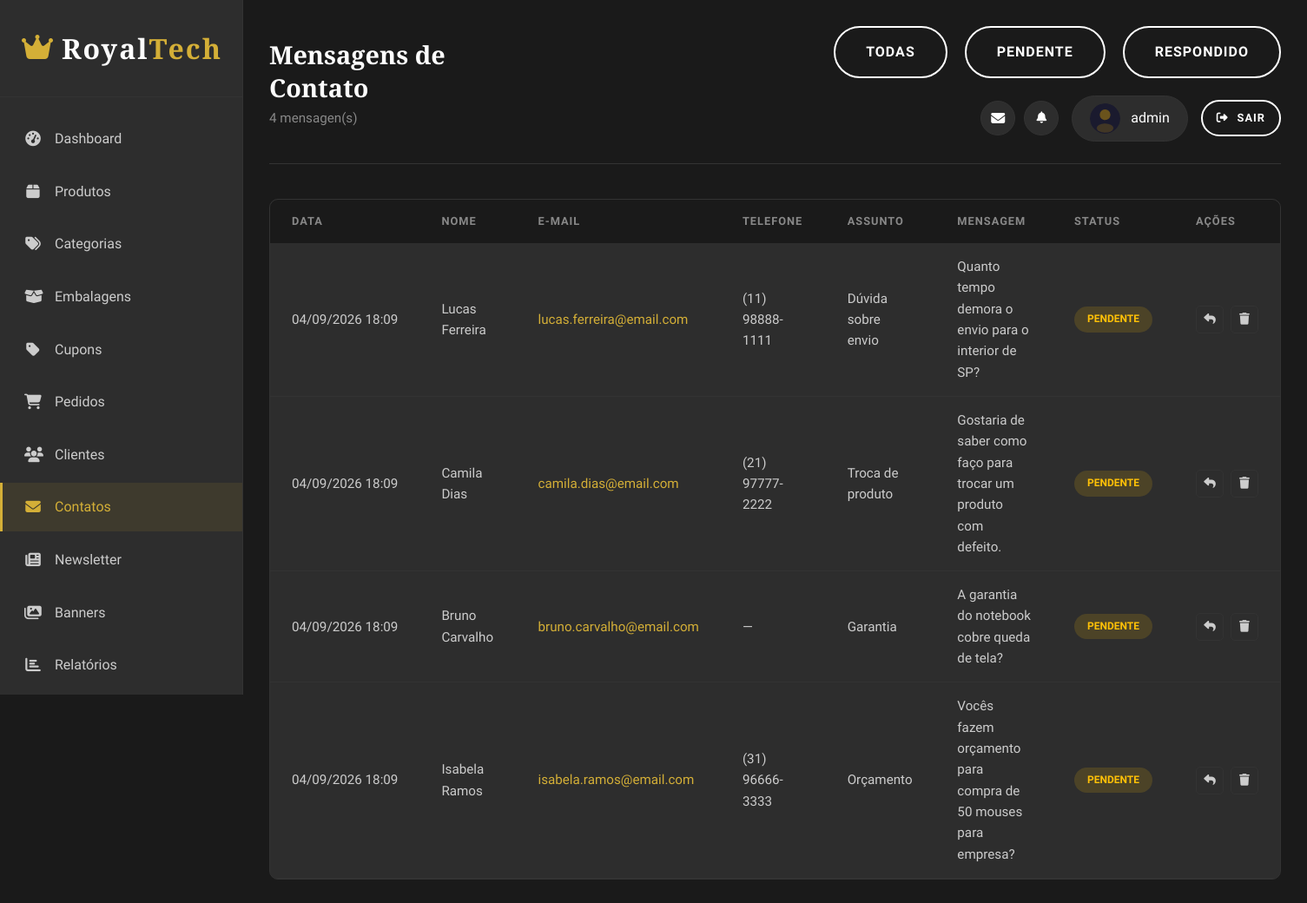
/pages/admin/contacts.php (signed in), run on the app's committed database.
### tables this page shows
CREATE TABLE IF NOT EXISTS e5_contacts (
  id INT PRIMARY KEY AUTO_INCREMENT,
  user_id INT NULL,
  name VARCHAR(80) NOT NULL,
  email VARCHAR(120) NOT NULL,
  phone VARCHAR(20) NULL,
  subject VARCHAR(60) NOT NULL,
  message TEXT NOT NULL,
  status ENUM('pending','answered') NOT NULL DEFAULT 'pending',
  response_message TEXT NULL,
  responded_by INT NULL,
  responded_at TIMESTAMP NULL,
  response_email_status ENUM('sent','failed','skipped') NULL,
  response_email_error TEXT NULL,
  created_at TIMESTAMP DEFAULT CURRENT_TIMESTAMP,
  updated_at TIMESTAMP DEFAULT CURRENT_TIMESTAMP ON UPDATE CURRENT_TIMESTAMP,
  INDEX idx_contacts_email_status (email, status),
  CONSTRAINT fk_contacts_user FOREIGN KEY (user_id) REFERENCES e5_users(id) ON DELETE SET NULL,
  CONSTRAINT fk_contacts_responded_by FOREIGN KEY (responded_by) REFERENCES e5_users(id) ON DELETE SET NULL
);

### includes/contact_functions.php (called while the page is built, shortened)
<?php
$contactSubjectLabels = [
    'support' => 'Suporte Técnico',
    'sales' => 'Vendas',
    'shipping' => 'Frete e Entrega',
    'returns' => 'Trocas e Devoluções',
    'other' => 'Outro',
];
$contactStatusLabels = [
    'pending' => ['label' => 'Pendente', 'class' => 'status-pending'],
    'answered' => ['label' => 'Respondido', 'class' => 'status-active'],
];

### pages/admin/contacts.php (the view, shortened to what this page needs)
<?php
require_once __DIR__ . '/../../includes/contact_functions.php';
$filter = (string) ($_GET['status'] ?? '');
$sql = 'SELECT id, name, email, phone, subject, message, status, created_at FROM e5_contacts';
$params = [];
$sql .= ' ORDER BY created_at DESC';
$stmt = $pdo->prepare($sql);
$stmt->execute($params);
$contacts = $stmt->fetchAll();
?>
<!DOCTYPE html>
<html lang="pt-BR">
<head>
    <?php include 'head_inc.php'; ?>
</head>
<body>
    <div class="admin-wrapper">
        <?php $activePage = 'contacts'; include 'sidebar_inc.php'; ?>
        <main class="admin-main">
            <header class="admin-header">
                <div class="admin-title">
                    <h2>Mensagens de Contato</h2>
                    <p><?php echo count($contacts); ?> mensagen(s)</p>
                </div>
                <div class="admin-actions">
                    <a href="?status=" class="btn btn-secondary <?php echo $filter === '' ? 'active' : ''; ?>">Todas</a>
                    <?php foreach ($contactStatusLabels as $sk => $sinfo): ?>
                    <a href="?status=<?php echo $sk; ?>" class="btn btn-secondary <?php echo $filter === $sk ? 'active' : ''; ?>"><?php echo htmlspecialchars($sinfo['label'], ENT_QUOTES, 'UTF-8'); ?></a>
                    <?php endforeach; ?>
                    <?php include 'header_user_inc.php'; ?>
                </div>
            </header>
            <div class="admin-table-container">
                <table class="admin-table">
                    <thead>
                        <tr>
                            <th>Data</th>
                            <th>Nome</th>
                            <th>E-mail</th>
                            <th>Telefone</th>
                            <th>Assunto</th>
                            <th>Mensagem</th>
                            <th>Status</th>
                            <th style="width:90px;">Ações</th>
                        </tr>
                    </thead>
                    <tbody>
                        <?php if (empty($contacts)): ?>
                        <tr><td colspan="8" style="text-align:center; padding:40px; color:var(--color-gray);">Nenhuma mensagem recebida.</td></tr>
                        <?php else: foreach ($contacts as $c):
                            $cStatusInfo = $contactStatusLabels[$c['status']] ?? ['label' => $c['status'], 'class' => ''];
                        ?>
                        <tr>
                            <td style="white-space:nowrap;"><?php echo date('d/m/Y H:i', strtotime($c['created_at'])); ?></td>
                            <td><?php echo htmlspecialchars($c['name'], ENT_QUOTES, 'UTF-8'); ?></td>
                            <td><a href="mailto:<?php echo htmlspecialchars($c['email'], ENT_QUOTES, 'UTF-8'); ?>" style="color:var(--color-primary);"><?php echo htmlspecialchars($c['email'], ENT_QUOTES, 'UTF-8'); ?></a></td>
                            <td><?php echo htmlspecialchars($c['phone'] ?? '—', ENT_QUOTES, 'UTF-8'); ?></td>
                            <td><?php echo htmlspecialchars($contactSubjectLabels[$c['subject']] ?? $c['subject'] ?? '—', ENT_QUOTES, 'UTF-8'); ?></td>
                            <td style="max-width:300px;"><?php echo nl2br(htmlspecialchars($c['message'] ?? '', ENT_QUOTES, 'UTF-8')); ?></td>
                            <td><span class="status-badge <?php echo $cStatusInfo['class']; ?>"><?php echo htmlspecialchars($cStatusInfo['label'], ENT_QUOTES, 'UTF-8'); ?></span></td>
                            <td>
                                <div class="table-actions" style="display:inline-flex; gap:8px; align-items:center;">
                                    <a href="contact-detail.php?id=<?php echo (int) $c['id']; ?>" title="<?php echo $c['status'] === 'answered' ? 'Ver resposta' : 'Responder'; ?>"><i class="fas fa-reply"></i></a>
                                    <form method="POST" onsubmit="return confirm('Excluir esta mensagem?');" style="display:inline; margin:0;">
                                        <button type="submit" class="delete" title="Excluir mensagem"><i class="fas fa-trash"></i></button>
                                    </form>
                                </div>
                            </td>
                        </tr>
                        <?php endforeach; endif; ?>
                    </tbody>
                </table>
            </div>
        </main>
    </div>
</body>
</html>

### assets/css/style.css (style rules this page uses)
:root { --color-primary: #d4af37; --color-primary-dark: #b8962e; --color-primary-light: #e8c547; --color-black: #1a1a1a; --color-black-light: #2d2d2d; --color-black-lighter: #404040; --color-white: #ffffff; --color-white-smoke: #f5f5f5; --color-gray: #888888; --color-gray-light: #cccccc; --color-border: #333333; --color-gold: #d4af37; --font-primary: 'Rajdhani', sans-serif; --font-secondary: 'Playfair Display', serif; --transition: all 0.3s ease; --shadow: 0 5px 20px rgba(0, 0, 0, 0.15); --shadow-hover: 0 10px 30px rgba(212, 175, 55, 0.2); }
* { margin: 0; padding: 0; box-sizing: border-box; }
html { scroll-behavior: smooth; }
body { font-family: var(--font-primary); font-size: 16px; line-height: 1.6; color: var(--color-white); background-color: var(--color-black); }
a { text-decoration: none; color: inherit; transition: var(--transition); }
h1, h2, h3, h4, h5, h6 { font-family: var(--font-secondary); font-weight: 700; line-height: 1.3; color: var(--color-white); }
h2 { font-size: 2.5rem; }
.btn { display: inline-flex; align-items: center; justify-content: center; gap: 10px; padding: 15px 35px; font-family: var(--font-primary); font-size: 1rem; font-weight: 600; text-transform: uppercase; letter-spacing: 1px; border: none; border-radius: 30px; cursor: pointer; transition: var(--transition); }
.btn-secondary { background: transparent; color: var(--color-white); border: 2px solid var(--color-white); }

### assets/css/admin.css (style rules this page uses)
.admin-wrapper { display: flex; min-height: 100vh; background: var(--color-black); }
.admin-main { flex: 1; margin-left: 280px; padding: 30px; background: var(--color-black); }
.admin-header { display: flex; justify-content: space-between; align-items: center; margin-bottom: 40px; padding-bottom: 25px; border-bottom: 1px solid var(--color-border); }
.admin-title h2 { font-size: 1.8rem; margin-bottom: 5px; }
.admin-title p { color: var(--color-gray); font-size: 0.95rem; }
.admin-actions { display: flex; align-items: center; gap: 20px; flex-wrap: wrap; justify-content: flex-end; }
.admin-table-container { background: var(--color-black-light); border: 1px solid var(--color-border); border-radius: 10px; overflow: hidden; }
.admin-table { width: 100%; border-collapse: collapse; }
.admin-table th, .admin-table td { padding: 15px 25px; text-align: left; }
.admin-table th { background: var(--color-black); color: var(--color-gray); font-weight: 600; font-size: 0.8rem; text-transform: uppercase; letter-spacing: 1px; }
.admin-table td { border-bottom: 1px solid var(--color-border); color: var(--color-gray-light); font-size: 0.95rem; }
.admin-table tbody tr { transition: var(--transition); }
.status-badge { display: inline-block; padding: 5px 15px; border-radius: 20px; font-size: 0.75rem; font-weight: 600; text-transform: uppercase; }
.status-pending { background: rgba(255, 193, 7, 0.15); color: #ffc107; }
.table-actions { display: flex; gap: 8px; }
.table-actions a, .table-actions button { width: 32px; height: 32px; display: flex; align-items: center; justify-content: center; border: 1px solid var(--color-border); border-radius: 5px; color: var(--color-gray-light); background: transparent; cursor: pointer; transition: var(--transition); font-size: 0.85rem; }

### data on the page
e5_contacts: created_at "04/09/2026 18:09", name "Lucas Ferreira", email "lucas.ferreira@email.com", phone "(11) 98888-1111", subject "Dúvida sobre envio", message "Quanto tempo demora o envio para o interior de SP?", status "PENDENTE"
e5_contacts: created_at "04/09/2026 18:09", name "Camila Dias", email "camila.dias@email.com", phone "(21) 97777-2222", subject "Troca de produto", message "Gostaria de saber como faço para trocar um produto com defeito.", status "PENDENTE"
e5_contacts: created_at "04/09/2026 18:09", name "Bruno Carvalho", email "bruno.carvalho@email.com", phone "—", subject "Garantia", message "A garantia do notebook cobre queda de tela?", status "PENDENTE"
e5_contacts: created_at "04/09/2026 18:09", name "Isabela Ramos", email "isabela.ramos@email.com", phone "(31) 96666-3333", subject "Orçamento", message "Vocês fazem orçamento para compra de 50 mouses para empresa?", status "PENDENTE"

### other printed values
$item['label'] "Dashboard"
$item['label'] "Produtos"
$item['label'] "Categorias"
$item['label'] "Embalagens"
$item['label'] "Cupons"
$item['label'] "Pedidos"
$item['label'] "Clientes"
$item['label'] "Contatos"
$item['label'] "Newsletter"
$item['label'] "Banners"
$item['label'] "Relatórios"
count($contacts) "4"
$sinfo['label'] "PENDENTE"
$sinfo['label'] "RESPONDIDO"
$adminUserName "admin"
